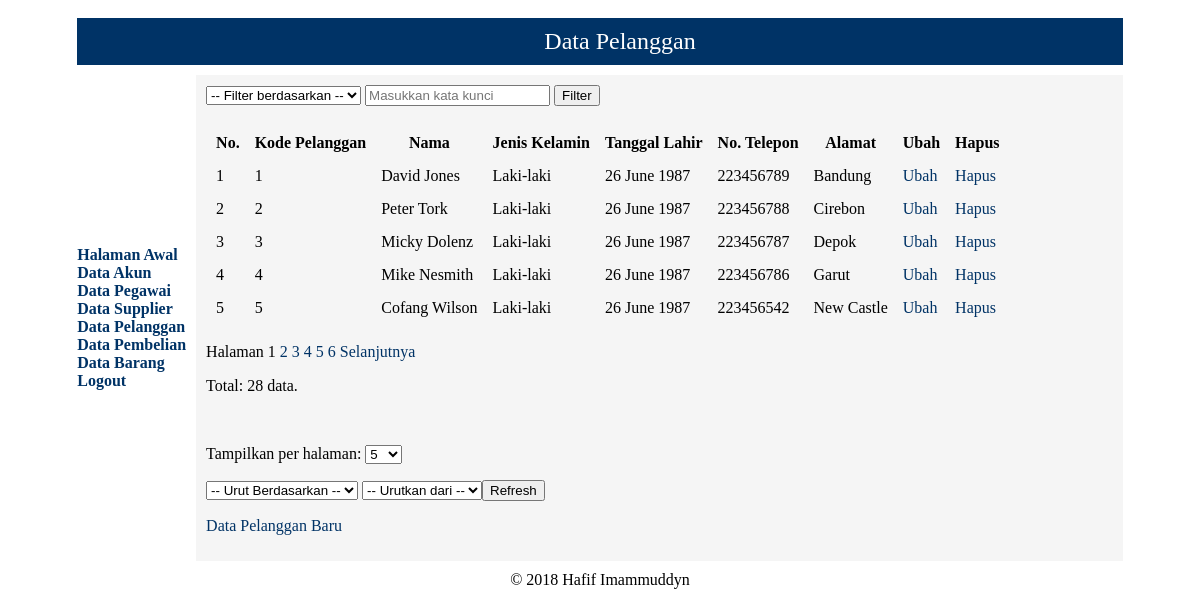
/lihat_pelanggan.php (signed in), run on the app's committed database.
### tables this page shows
CREATE TABLE `tb_pelanggan` (
  `kode_pelanggan` int(11) NOT NULL AUTO_INCREMENT,
  `nama_pelanggan` varchar(150) NOT NULL,
  `jenis_kelamin` enum('L','P') NOT NULL,
  `no_telepon` varchar(15) NOT NULL,
  `alamat` varchar(255) NOT NULL,
  `tgl_lahir` date NOT NULL,
  PRIMARY KEY (`kode_pelanggan`),
  KEY `data` (`nama_pelanggan`,`jenis_kelamin`,`no_telepon`,`alamat`)
);

### lihat_pelanggan.php (the view, shortened to what this page needs)
<?php
if (isset($_GET['display']) && check_five($_GET['display'])) {
    $display = $_GET['display'];
} else {
    if (isset($_SESSION['display'])) {
        $display = $_SESSION['display'];
    } else {
        $display = 5;
    }
}
if (isset($_GET['start']) && check_start($_GET['start'], $display)) {
    $start = $_GET['start'];
} else {
    $start = 0;
}
if (isset($_GET['colCari'], $_GET['keywordCari']) && in_array($_GET['colCari'], [1, 2, 3, 4, 5]) && (strlen($_GET['keywordCari']) >= 1)) {
    $col = trim(htmlentities($_GET['colCari']));
    $keyword = trim(htmlentities($_GET['keywordCari']));
} else {
    $col = $keyword = FALSE;
}
if (isset($_GET['c'], $_GET['o']) && in_array($_GET['c'], [1, 2, 3, 4, 5, 6]) && in_array($_GET['o'], [1, 2])) {
    $c = $_GET['c'];
    $o = $_GET['o'];
} else {
    $c = $o = 1;
}
switch ($c) {
    case 1 : $column = 'kode_pelanggan';
             break;
}
if ($o == 2) {
    $ob = 'DESC';
} else {
    $ob = 'ASC';
}
require('mysqli_connect.php');
if ($col && ($keyword !== FALSE)) {
    switch ($col) {
        case 1 : $colkey = 'kode_pelanggan';
                 $hpc = 'Kode Pelanggan';
                 break;
        case 2 : $colkey = 'nama_pelanggan';
                 $hpc = 'Nama';
                 break;
        case 3 : $colkey = 'jenis_kelamin';
                 $hpc = 'Jenis Kelamin';
                 break;
        case 4 : $colkey = 'no_telepon';
                 $hpc = 'No. Telepon';
                 break;
        case 5 : $colkey = 'alamat';
                 $hpc = 'Alamat';
                 break;
    }
    $keyword = mysqli_real_escape_string($dbc, $keyword);
    $fq = " WHERE $colkey LIKE '%$keyword%'";
    $search = TRUE;
} else {
    $fq = '';
    $search = FALSE;
}
$q = "SELECT COUNT(*) FROM tb_pelanggan $fq";
$r = @mysqli_query($dbc, $q) or die('<h1>Terjadi kesalahan!</h1><p>Kesalahan: ' . mysqli_error($dbc) . '</p>');
list($total_row) = mysqli_fetch_array($r, MYSQLI_NUM);
$q = "SELECT * FROM tb_pelanggan $fq ORDER BY $column $ob LIMIT $start, $display";
$r = @mysqli_query($dbc, $q);
if ($r) {
    echo '<form name="pencarian" action="lihat_pelanggan.php" method="get">
      <select name="colCari">
        <option value="">-- Filter berdasarkan --</option>
        <option value="1"' . ((isset($_GET['colCari']) && ($_GET['colCari'] == 1)) ? ' selected="selected"' : '') . '>Kode Pelanggan</option>
        <option value="2"' . ((isset($_GET['colCari']) && ($_GET['colCari'] == 2)) ? ' selected="selected"' : '') . '>Nama</option>
        <option value="3"' . ((isset($_GET['colCari']) && ($_GET['colCari'] == 3)) ? ' selected="selected"' : '') . '>Jenis Kelamin</option>
        <option value="4"' . ((isset($_GET['colCari']) && ($_GET['colCari'] == 4)) ? ' selected="selected"' : '') . '>No. Telepon</option>
        <option value="5"' . ((isset($_GET['colCari']) && ($_GET['colCari'] == 5)) ? ' selected="selected"' : '') . '>Alamat</option>
      </select>
      <input name="keywordCari" placeholder="Masukkan kata kunci" type="search" minlength="1" maxlength="255" value="' . ((isset($_GET['keywordCari']) ? $_GET['keywordCari'] : '')) . '" />
      <input name="submit" type="submit" value="Filter" />
    </form><br />';
    if (mysqli_num_rows($r) == 0) {
        if ($search) {
            echo '<p>Data tidak ditemukan</p>';
        } else {
            echo '<p>Tidak ada data.</p>';
        }
    } else {
        echo '<table border="0" cellspacing="5" cellpadding="5">
          <tr>
            <th>No.</th>
            <th>Kode Pelanggan</th>
            <th>Nama</th>
            <th>Jenis Kelamin</th>
            <th>Tanggal Lahir</th>
            <th>No. Telepon</th>
            <th>Alamat</th>';
        if (in_array($_SESSION['user_level'], ['administrator', 'kasir'])) {
            echo '<th>Ubah</th>
                <th>Hapus</th>';
        }
        echo '</tr>';
        $no = $start + 1;
        while ($row = mysqli_fetch_array($r, MYSQLI_ASSOC)) {
            $a = explode('-', $row['tgl_lahir']);
            echo '<tr>
                <td>' . $no . '</td>
                <td>' . $row['kode_pelanggan'] . '</td>
                <td>' . $row['nama_pelanggan'] . '</td>
                <td>' . (($row['jenis_kelamin'] == 'L') ? 'Laki-laki' : 'Perempuan') . '</td>
                <td>' . date('j F Y', mktime(0, 0, 0, $a[1], $a[2], $a[0])) . '</td>
                <td>' . $row['no_telepon'] . '</td>
                <td>' . $row['alamat'] . '</td>';
            if (in_array($_SESSION['user_level'], ['administrator', 'kasir'])) {
                echo '<td><a class="navlink" href="edit_pelanggan.php?id=' . $row['kode_pelanggan'] . '">Ubah</a></td>
                <td><a class="navlink" href="hapus_pelanggan.php?id=' . $row['kode_pelanggan'] . '">Hapus</a></td>';
            }
            echo '</tr>';
            $no++;
        }
        echo '</table>';
        if (isset($_GET['c'])) {
            $c = $_GET['c'];
        } else {
            $c = NULL;
        }
        if (isset($_GET['o'])) {
            $o = $_GET['o'];
        } else {
            $o = NULL;
        }
        if ($total_row > $display) {
          $page = ceil($total_row / $display);
        } else {
          $page = 1;
        }
        if ($page > 1) {
            echo '<p>Halaman ';
            $current_page = ($start / $display) + 1;
            for ($i = 1; $i <= $page; $i++) {
                if ($i == $current_page) {
                    echo $i . ' ';
                } else {
                    echo '<a class="navlink" href="lihat_pelanggan.php?col=' . $col . '&keyword=' . $keyword . '&start=' . ($display * ($i - 1)) . '&display=' . $display . '&c=' . $c . '&o=' . $o . '">' . $i . ' </a>';
                }
            }
            if ($current_page != $page) {
                echo ' <a class="navlink" href="lihat_pelanggan.php?col=' . $col . '&keyword=' . $keyword . '&start=' . ($start + $display) . '&display=' . $display . '&c=' . $c . '&o=' . $o . '">Selanjutnya</a>';
            }
            echo '</p>';
        }
        echo '<p>Total: ' . $total_row . ' data.</p><br />';
        echo '<form name="sorting" action="lihat_pelanggan.php" method="get">
            <p>
              <label>Tampilkan per halaman: </label>
              <select name="display">
                <option value="5"' . (($display == 5) ? ' selected="selected"' : '') . '>5</option>
                <option value="10"' . (($display == 10) ? ' selected="selected"' : '') . '>10</option>
                <option value="15"' . (($display == 15) ? ' selected="selected"' : '') . '>15</option>
              </select>
            </p>
            <p>
              <select name="c">
                <option value="">-- Urut Berdasarkan --</option>
                <option value="1"' . ((isset($_GET['c']) && ($_GET['c'] == 1)) ? ' selected="selected"' : '') . '>Kode Pelanggan</option>
                <option value="2"' . ((isset($_GET['c']) && ($_GET['c'] == 2)) ? ' selected="selected"' : '') . '>Nama</option>
                <option value="3"' . ((isset($_GET['c']) && ($_GET['c'] == 3)) ? ' selected="selected"' : '') . '>Jenis Kelamin</option>
                <option value="4"' . ((isset($_GET['c']) && ($_GET['c'] == 3)) ? ' selected="selected"' : '') . '>Tanggal Lahir</option>
                <option value="5"' . ((isset($_GET['c']) && ($_GET['c'] == 4)) ? ' selected="selected"' : '') . '>No. Telepon</option>
                <option value="6"' . ((isset($_GET['c']) && ($_GET['c'] == 5)) ? ' selected="selected"' : '') . '>Alamat</option>
              </select>
              <select name="o">
                <option value="">-- Urutkan dari --</option>
                <option value="1"' . ((isset($_GET['o']) && ($_GET['o'] == 1)) ? ' selected="selected"' : '') . '>A-Z</option>
                <option value="2"' . ((isset($_GET['o']) && ($_GET['o'] == 2)) ? ' selected="selected"' : '') . '>Z-A</option>
              </select>';
        echo '<input name="submit" type="submit" value="Refresh" /></p></form>';
    }
} else {
    echo '<h1>Terjadi kesalahan!</h1><p>Kesalaan:<br />' . mysqli_error($dbc) . '</p>';
}
if (in_array($_SESSION['user_level'], ['administrator', 'kasir'])) {
    echo '<p><a class="navlink" href="input_pelanggan.php">Data Pelanggan Baru</a></p>';
}
?>

### data on the page
tb_pelanggan: kode_pelanggan "1", nama_pelanggan "David Jones", jenis_kelamin "Laki-laki", tgl_lahir "26 June 1987", no_telepon "223456789", alamat "Bandung"
tb_pelanggan: kode_pelanggan "2", nama_pelanggan "Peter Tork", jenis_kelamin "Laki-laki", tgl_lahir "26 June 1987", no_telepon "223456788", alamat "Cirebon"
tb_pelanggan: kode_pelanggan "3", nama_pelanggan "Micky Dolenz", jenis_kelamin "Laki-laki", tgl_lahir "26 June 1987", no_telepon "223456787", alamat "Depok"
tb_pelanggan: kode_pelanggan "4", nama_pelanggan "Mike Nesmith", jenis_kelamin "Laki-laki", tgl_lahir "26 June 1987", no_telepon "223456786", alamat "Garut"
tb_pelanggan: kode_pelanggan "5", nama_pelanggan "Cofang Wilson", jenis_kelamin "Laki-laki", tgl_lahir "26 June 1987", no_telepon "223456542", alamat "New Castle"

### other printed values
$total_row "28"
